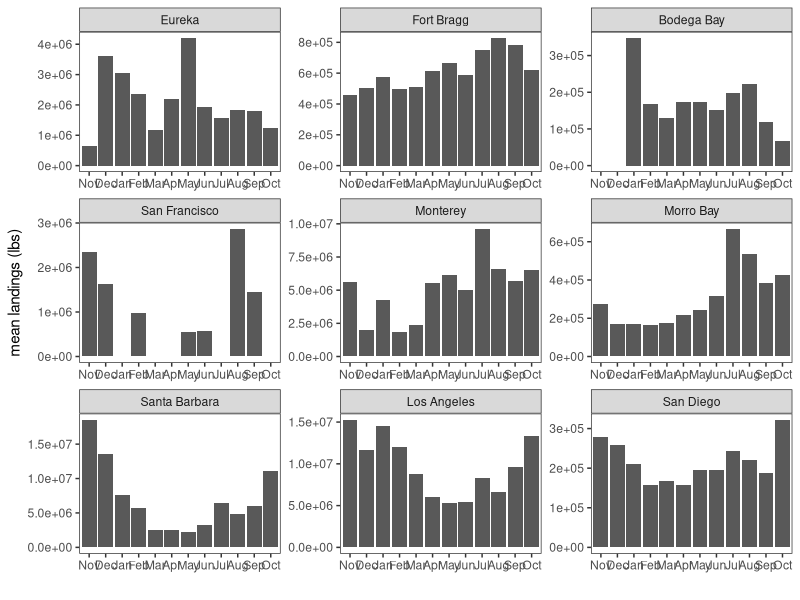

Source code (R): (Note: this script raises an error after producing the figure.)
# Analysis of the data from the nine areas within California, gathered from the
# California Department of Natural Resources, accessed here: 
# https://wildlife.ca.gov/Fishing/Commercial/Landings

library(stringr)
library(dplyr)
library(reshape2)
library(ggplot2)
library(viridis)


# Import datasets for all areas and for species of interest
all_areas <- read.csv("Data/DFW areas/all_areas.csv")
all_soi <- read.csv("Data/dfw_areas_all_soi.csv")
top_soi <- read.csv("Data/dfw_areas_top_soi.csv")


# Order of areas from North -> South
area_order <- c("Eureka", "Fort Bragg", "Bodega Bay", "San Francisco", 
                "Monterey", "Morro Bay", "Santa Barbara", "Los Angeles",
                "San Diego")

months_abbrev <- c("Jan", "Feb", "Mar", "Apr", "May", "Jun", "Jul", "Aug", 
                   "Sep", "Oct", "Nov", "Dec")


# All landings ----------------------------------------------------------------
all_landings <- all_areas %>% group_by(area, year) %>% 
  summarize(across(January:Landings, sum))

all_landings <- all_landings[, -2]  # remove year column

all_means <- all_landings %>%
  group_by(area) %>%
  summarize(across(January:Landings, mean))

colnames(all_means) <- c("species", months_abbrev)
all_means <- all_means[, c(1, 12, 13, 2:11)]  # Year starts in Nov.
all_means <- melt(all_means, id_vars = c("area"))
colnames(all_means) <- c("area", "month", "landings")
all_means$area <- factor(all_means$area, levels = area_order)

all_mean_landings <- ggplot(all_means, aes(y = landings, x = month)) +
  geom_bar(stat = "identity") +
  ylab("mean landings (lbs)") + xlab(" ") +
  theme_bw() +
  theme(panel.grid.major = element_blank(), panel.grid.minor = element_blank()) +
  facet_wrap(~area, ncol = 3, scale = "free")

ggsave(filename="DFW pdf data/Figures/all_landings.pdf", all_mean_landings,
       width=400, height=250, units="mm", dpi=300)

# Find monthly mean for each year for the top species of interest -------------
top_soi2 <- top_soi[, -15]  # remove year column
top_soi2$Species <- str_trim(top_soi2$Species, side = "both")  # Remove extra white spaces

top_soi_means <- top_soi2 %>% 
  group_by(Species, area) %>% 
  summarize(across(January:Landings, mean))

top_soi_means <- top_soi_means[, -15]  # Remove total landings

colnames(top_soi_means) <- c("species", "area", months_abbrev)  # Update to abbreviated months

# Change column & row order to match analyses
top_soi_means <- top_soi_means[, c(1, 2, 13, 14, 3:12)]  # Year starts in Nov.
top_soi_means <- melt(top_soi_means, id_vars = c("area", "species"))
colnames(top_soi_means) <- c("species", "area", "month", "landings")
top_soi_means$area <- factor(top_soi_means2$area, levels = area_order)

# Plot monthly means for stable period
monthly_areas <- ggplot(top_soi_means, aes(y = landings, x = month, fill = species)) +
  geom_bar(position = "stack", stat = "identity") +
  ylab("mean landings (lbs)") + xlab(" ") +
  theme_bw() +
  scale_fill_viridis(discrete = TRUE) +
  theme(panel.grid.major = element_blank(), panel.grid.minor = element_blank()) +
  facet_wrap(~area, ncol = 3, scale = "free")

ggsave(filename="DFW pdf data/Figures/area_monthly_landings.pdf", monthly_areas,
       width=400, height=250, units="mm", dpi=300)


# Overall monthly trends for species of interest ------------------------------
overall_means <- all_soi %>% 
  group_by(Species) %>% 
  summarize(across(January:Landings, mean))

# Reorder columns & remove total landings
colnames(overall_means) <- c("species", months_abbrev)
overall_means <- overall_means[, c(1, 12, 13, 2:11)]
overall_means <- melt(overall_means, id_vars = c("species"))
colnames(overall_means) <- c("species", "month", "landings")

monthly_species <- ggplot(overall_means, aes(y = landings, x = month)) +
  geom_bar(position = "stack", stat = "identity") +
  ylab("mean landings (lbs)") + xlab(" ") +
  theme_bw() +
  scale_fill_viridis(discrete = TRUE) +
  theme(panel.grid.major = element_blank(), panel.grid.minor = element_blank()) +
  facet_wrap(~species, ncol = 4, scale = "free")

ggsave(filename="DFW pdf data/Figures/monthly_species.pdf", monthly_species,
       width=400, height=300, units="mm", dpi=300)


# Yearly trends for species of interest ---------------------------------------
soi_plots <- all_soi[, -14]  # create new df for plots & remove total landings
soi_plots$area <- factor(soi_plots$area, levels = area_order)
colnames(soi_plots) <- c("species", months_abbrev, "year", "area")
soi_plots <- soi_plots[, c(1, 15, 14, 12, 13, 2:11)]
soi_plots$year <- as.factor(soi_plots$year)
soi_plots <- melt(soi_plots, id_vars = c("species", "area", "year"))
colnames(soi_plots) <- c("species", "area", "year", "month", "landings")

soi_fisheries <- levels(factor(soi_plots$species))

species_timeseries <- function(fishery) {
  df <- soi_plots %>% filter(species == fishery)
  
  plt <- ggplot(df, aes(x = month, y = landings, fill = area)) +
    geom_bar(position = "stack", stat = "identity") +
    ylab("mean landings (lbs)") +
    ggtitle(fishery) + 
    scale_fill_viridis(discrete = TRUE) +
    theme_bw() +
    theme(panel.grid.major = element_blank(), panel.grid.minor = element_blank()) +
    facet_wrap(~year, ncol = 4, scale = "free")
  
  ggsave(filename=paste("DFW pdf data/Figures/Species timeseries/", fishery, "_revenue.pdf", 
                        sep=""), 
         plot=plt, width=400, height=250, units="mm", dpi=300)
}

# Function call for each species 
for (s in soi_fisheries) {
  species_timeseries(s)
}
